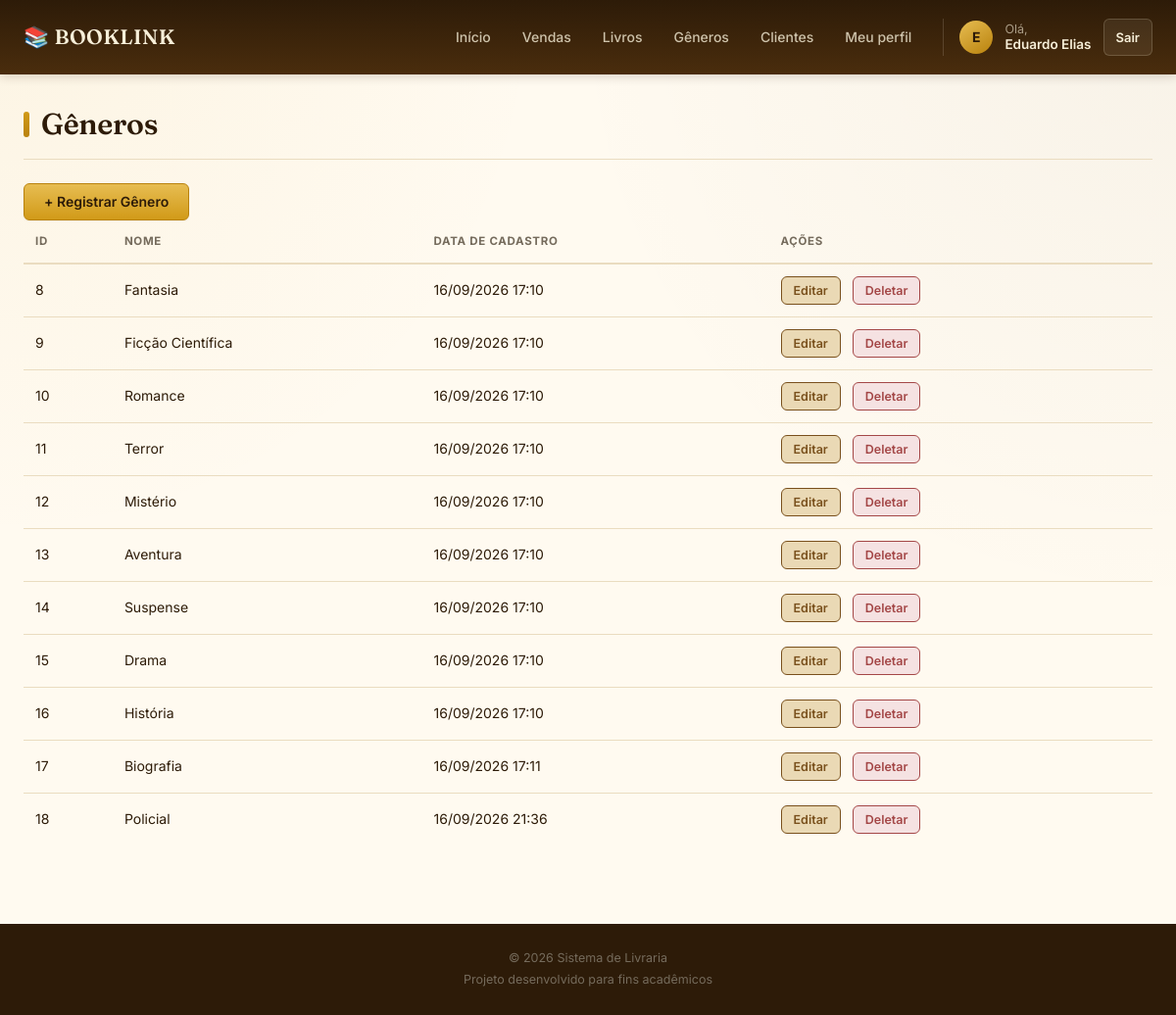
/generos (signed in), run on the app's committed database.
### models.py (models this page shows)
class Usuario(UserMixin, db.Model):
    __tablename__ = 'usuarios'
    id = db.Column(db.Integer, primary_key=True)
    nome = db.Column(db.String(100), nullable=False)
    email = db.Column(db.String(100), unique=True, nullable=False)
    senha = db.Column(db.String(255), nullable=False)
    tipo = db.Column(
        db.String(20),
        nullable=False,
        default='funcionario'
    )
    empresa_id = db.Column(
        db.Integer,
        db.ForeignKey('empresas.id'),
        nullable=True
    )
    data_cadastro = db.Column(
        db.DateTime,
        default=datetime.now
    )
    vendas = db.relationship(
        'Venda',
        backref='usuario',
        lazy=True
    )

class Genero(db.Model):
    __tablename__ = 'generos'
    id = db.Column(db.Integer, primary_key=True)
    nome = db.Column(db.String(50), nullable=False)
    empresa_id = db.Column(
        db.Integer,
        db.ForeignKey('empresas.id'),
        nullable=False
    )
    data_cadastro = db.Column(
        db.DateTime,
        default=datetime.now
    )

### routes/generos.py (the view)
@generos_bp.route('/generos')
@login_required
def listar_generos():
    if current_user.tipo not in ['admin', 'funcionario']:
        return redirect(url_for('home'))
    generos = Genero.query.filter_by(
        empresa_id=current_user.empresa_id
    ).all()
    return render_template(
        'generos/generos.html',
        generos=generos
    )

### app.py (called while the page is built)
@lm.user_loader
def user_loader(id):
    usuario = Usuario.query.filter_by(
        id=id
    ).first()
    return usuario

### templates/generos/generos.html (shortened to what this page needs)
{% extends "base.html" %}
{% block content %}
<h1 class="titulo-pagina">
    Gêneros
</h1>
<a
    class="botao botao-adicionar"
    href="{{ url_for('generos.registrar_genero') }}"
>
    + Registrar Gênero
</a>
<table class="tabela">
    <thead>
        <tr>
            <th>ID</th>
            <th>Nome</th>
            <th>Data de cadastro</th>
            <th>Ações</th>
        </tr>
    </thead>
    <tbody>
        {% for genero in generos %}
        <tr>
            <td>{{ genero.id }}</td>
            <td>{{ genero.nome }}</td>
            <td>
                {{ genero.data_cadastro.strftime('%d/%m/%Y %H:%M') }}
            </td>
            <td>
                <a
                    class="botao botao-editar"
                    href="{{ url_for('generos.editar_genero', id=genero.id) }}"
                >
                    Editar
                </a>
                <a
                    class="botao botao-deletar"
                    href="{{ url_for('generos.deletar_genero', id=genero.id) }}"
                    onclick="return confirm('Tem certeza que deseja deletar este gênero?')"
                >
                    Deletar
                </a>
            </td>
        </tr>
        {% endfor %}
    </tbody>
</table>
{% endblock %}

### templates/base.html (shortened to what this page needs)
<!DOCTYPE html>
<html lang="pt-br">
<head>
<link rel="stylesheet" href="{{ url_for('static', filename='style.css') }}">
</head>
<body>
<header class="header">
    <div class="header-container">
        <a href="{{ url_for('home') }}" class="logo">
            📚 BOOKLINK
        </a>
        <nav class="nav">
            <a href="{{ url_for('homeAdm.homeAdm') }}">
                Início
            </a>
            <a href="{{ url_for('vendas.nova_venda') }}">
                Vendas
            </a>
            <a href="{{ url_for('livros.listar_livros') }}">
                Livros
            </a>
            <a href="{{ url_for('generos.listar_generos') }}">
                Gêneros
            </a>
            <a href="{{ url_for('compradores.listar_compradores') }}">
                Clientes
            </a>
            <a href="{{ url_for('funcionarios.editar_funcionarios', id=current_user.id) }}">
                Meu perfil
            </a>
            {% if current_user.is_authenticated %}
                <div class="user-area">
                    <div class="user-avatar">
                        {{ current_user.nome[0]|upper }}
                    </div>
                    <div class="user-info">
                        <span>Olá,</span>
                        <strong>{{ current_user.nome }}</strong>
                    </div>
                    <a href="{{ url_for('logout') }}" class="logout-btn">
                        Sair
                    </a>
                </div>
            {% endif %}
        </nav>
    </div>
</header>
<main class="container">
    {% block content %}
    {% endblock %}
</main>
<footer class="footer">
    <p>
        © 2026 Sistema de Livraria
    </p>
    <p>
        Projeto desenvolvido para fins acadêmicos
    </p>
</footer>
</body>
</html>

### data on the page
Usuario: nome "E", nome "Eduardo Elias"
Genero: id "8", nome "Fantasia", data_cadastro "16/09/2026 17:10"
Genero: id "9", nome "Ficção Científica", data_cadastro "16/09/2026 17:10"
Genero: id "10", nome "Romance", data_cadastro "16/09/2026 17:10"
Genero: id "11", nome "Terror", data_cadastro "16/09/2026 17:10"
Genero: id "12", nome "Mistério", data_cadastro "16/09/2026 17:10"
Genero: id "13", nome "Aventura", data_cadastro "16/09/2026 17:10"
Genero: id "14", nome "Suspense", data_cadastro "16/09/2026 17:10"
Genero: id "15", nome "Drama", data_cadastro "16/09/2026 17:10"
Genero: id "16", nome "História", data_cadastro "16/09/2026 17:10"
Genero: id "17", nome "Biografia", data_cadastro "16/09/2026 17:11"
Genero: id "18", nome "Policial", data_cadastro "16/09/2026 21:36"
